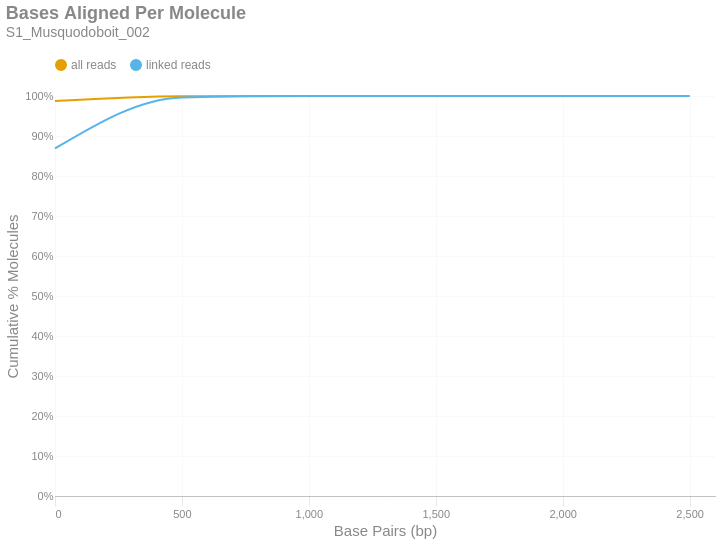

The cell this chart's notebook holds for it:
### Markdown cell above
### Bases Aligned Per Molecule
This is a cumulative frequency distribution showing the number of base pairs aligned per unique molecule. These data are shown in 500 bp bins. There are two distributions: one with `all reads` (yellow) and another with only `linked reads` (blue). The percent of molecules in the `linked reads` distribution is relative to the total number of linked molecules.

### Code cell
if SKIPLR:
    print_html(f"Skipped")
else:
    binned_df = consolidated_hist(valids['aligned_bp'], mask, 500, True)
    with SafeRender(binned_df):
        (
            density_plot(binned_df, 'Bases Aligned Per Molecule', samplename, 'basesper')
            .encode(
                x=alt.X('bin:Q', title="Base Pairs (bp)").axis(tickMinStep=500).scale(padding=0),
                y=alt.Y('value:Q', title='Cumulative % Molecules')
                    .axis(format='%')
                    .scale(domain = [0,1])
                    .stack(False),
                color=alt.Color("key:N").scale(domain = ["all reads", "linked reads"]),
                tooltip = [
                    alt.Tooltip("key:N", title = "Data Type"),
                    alt.Tooltip("range_label:N", title="Bases Aligned Per Molecule"),
                    alt.Tooltip("value:Q", format = ".2%", title="% Molecules (Cum.)")
                ]
            )
        ).display()

### Figure 1 — Vega-Lite specification as saved in the notebook (floating-point values rounded to 4 significant figures)
{"width": "container", "height": 400, "config": {"title": {"anchor": "start", "dy": -15, "fontSize": 18, "color": "#888888", "subtitleColor": "#888888", "subtitleFontSize": 14}, "arc": {"fill": "#0072B2"}, "axis": {"domainColor": "#888888", "domainWidth": 0.5, "gridWidth": 0.2, "grid": false, "titleFontWeight": 400, "titleFontSize": 15, "labelFontSize": 11, "labelColor": "#888888", "tickColor": "#888888", "tickWidth": 0.2, "titleColor": "#888888"}, "axisBand": {"grid": false}, "axisX": {"grid": true, "tickSize": 10, "domainCap": "round"}, "axisY": {"domain": false, "grid": true, "tickSize": 0, "domainCap": "round"}, "background": "transparent", "header": {"labelFontSize": 15, "labelColor": "#888888", "titleFontSize": 15, "titleFontWeight": 600, "titleColor": "#888888"}, "legend": {"labelFont": "sans-serif", "labelFontSize": 12, "labelColor": "#888888", "symbolSize": 100, "symbolType": "circle", "titleFontSize": 12, "titlePadding": 10, "titleColor": "#888888", "title": null, "orient": "top"}, "range": {"category": ["#E69F00", "#56B4E9", "#009E73", "#F0E442", "#0072B2", "#D55E00", "#CC79A7", "#000000"], "diverging": ["#cfe8f3", "#a2d4ec", "#73bfe2", "#46abdb", "#1696d2", "#12719e"]}, "area": {"fill": "#0072B2", "fillOpacity": 0.7, "line": true, "strokeOpacity": 0.7}, "line": {"color": "#0072B2", "stroke": "#0072B2", "strokeWidth": 2}, "trail": {"color": "#0072B2", "stroke": "#0072B2", "strokeWidth": 0, "size": 1}, "point": {"filled": true, "fillOpacity": 1.0, "size": 95}, "text": {"color": "#888888", "fontSize": 11, "align": "right", "fontWeight": 400, "size": 11}, "bar": {"fill": "#0072B2", "stroke": null}, "view": {"stroke": null, "continuousWidth": 660, "continuousHeight": 400}}, "data": {"name": "data-177b6c576a28f3c28e39698ec03090f0"}, "mark": {"type": "line", "interpolate": "monotone", "point": {"opacity": 0, "size": 275}}, "encoding": {"color": {"field": "key", "scale": {"domain": ["all reads", "linked reads"]}, "type": "nominal"}, "tooltip": [{"field": "key", "title": "Data Type", "type": "nominal"}, {"field": "range_label", "title": "Bases Aligned Per Molecule", "type": "nominal"}, {"field": "value", "format": ".2%", "title": "% Molecules (Cum.)", "type": "quantitative"}], "x": {"axis": {"tickMinStep": 500}, "field": "bin", "scale": {"padding": 0}, "title": "Base Pairs (bp)", "type": "quantitative"}, "y": {"axis": {"format": "%"}, "field": "value", "scale": {"domain": [0, 1]}, "stack": false, "title": "Cumulative % Molecules", "type": "quantitative"}}, "params": [{"name": "param_c36ac31b6afebe62", "select": {"type": "point", "fields": ["key"]}, "bind": "legend"}], "title": {"text": "Bases Aligned Per Molecule", "subtitle": "S1_Musquodoboit_002"}, "transform": [{"fold": ["all reads (cumsum)", "linked reads (cumsum)"]}, {"calculate": "replace(datum.key, ' (cumsum)', '')", "as": "key"}, {"filter": {"param": "param_c36ac31b6afebe62"}}], "usermeta": {"embedOptions": {"downloadFileName": "S1_Musquodoboit_002.basesper"}}, "$schema": "https://vega.github.io/schema/vega-lite/v6.1.0.json", "datasets": {"data-177b6c576a28f3c28e39698ec03090f0": [{"bin": "0.0", "interval": "0.0-500.0", "all reads": 0.9876, "linked reads": 0.8688, "all reads (cumsum)": 0.9876, "linked reads (cumsum)": 0.8688, "range_label": "0-499"}, {"bin": "500.0", "interval": "500.0-1000.0", "all reads": 0.01208, "linked reads": 0.1278, "all reads (cumsum)": 0.9997, "linked reads (cumsum)": 0.9966, "range_label": "500-999"}, {"bin": "1000.0", "interval": "1000.0-1500.0", "all reads": 0.0003287, "linked reads": 0.003269, "all reads (cumsum)": 1.0, "linked reads (cumsum)": 0.9998, "range_label": "1000-1499"}, {"bin": "1500.0", "interval": "1500.0-2000.0", "all reads": 1.494e-05, "linked reads": 0.000152, "all reads (cumsum)": 1.0, "linked reads (cumsum)": 1.0, "range_label": "1500-1999"}, {"bin": "2000.0", "interval": "2000.0-2500.0", "all reads": 1.897e-06, "linked reads": 1.866e-05, "all reads (cumsum)": 1.0, "linked reads (cumsum)": 1.0, "range_label": "2000-2499"}, {"bin": "2500.0", "interval": "2500.0-3000.0", "all reads": 7.114e-07, "linked reads": 7.998e-06, "all reads (cumsum)": 1.0, "linked reads (cumsum)": 1.0, "range_label": "2500-2999"}]}}
